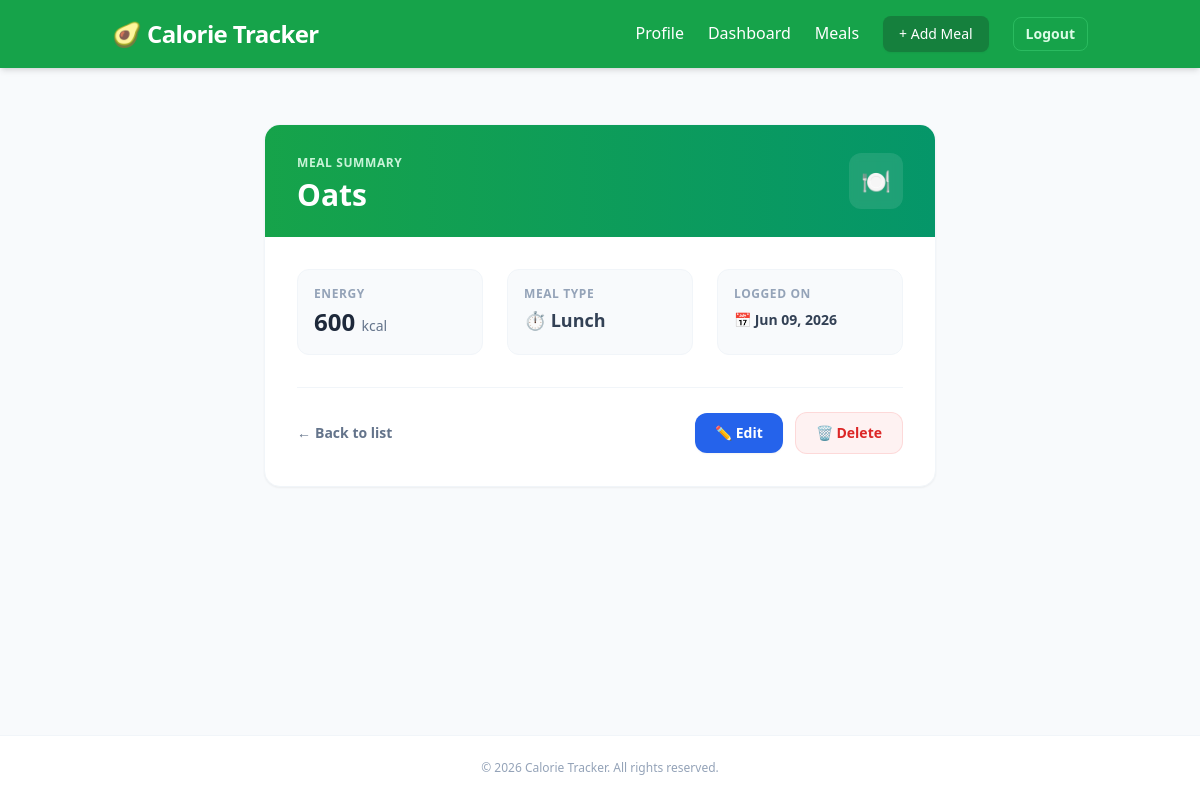
/meals/6 (signed in), run on the app's committed database.
### meals/models.py (models this page shows, shortened)
class FoodEntry(models.Model):
    MEAL_CHOICES = [
        ("Breakfast", "Breakfast"),
        ("Lunch", "Lunch"),
        ("Dinner", "Dinner"),
        ("Snack", "Snack"),
    ]
    user = models.ForeignKey(
        User,
        on_delete=models.CASCADE
    )
    food_name = models.CharField(max_length=100)
    calories = models.PositiveIntegerField()
    meal_type = models.CharField(
        max_length=20,
        choices=MEAL_CHOICES
    )
    date = models.DateField()
    created_at = models.DateTimeField(
        auto_now_add=True
    )

### meals/views.py (the view)
# urls.py: path("meals/<int:pk>", views.MealDetailView.as_view(), name="meal_detail"),
class MealDetailView(LoginRequiredMixin, DetailView):
    model = FoodEntry
    template_name = ("meals/meal_detail.html")
    context_object_name = "meal"
    def get_queryset(self):
        return FoodEntry.objects.filter(
            user=self.request.user
        )

### meals/templates/meals/meal_detail.html
{% extends 'meals/base.html' %}
{% block content %}
<div class="max-w-2xl mx-auto bg-white rounded-2xl shadow-sm border border-slate-100 overflow-hidden my-6">
    <div class="bg-gradient-to-r from-green-600 to-emerald-600 px-8 py-6 text-white flex justify-between items-center">
        <div>
            <span class="text-xs font-bold uppercase tracking-wider text-green-100 opacity-90">Meal Summary</span>
            <h1 class="text-3xl font-extrabold mt-1">{{ meal.food_name }}</h1>
        </div>
        <div class="bg-white/10 p-3 rounded-xl backdrop-blur-sm text-2xl">
            🍽️
        </div>
    </div>
    <div class="p-8">
        <div class="grid grid-cols-1 sm:grid-cols-3 gap-6 mb-8">
            <div class="bg-slate-50 p-4 rounded-xl border border-slate-100 transition hover:bg-slate-100/50">
                <p class="text-xs font-semibold text-slate-400 uppercase tracking-wider">Energy</p>
                <p class="text-2xl font-black text-slate-800 mt-1">
                    {{ meal.calories }} <span class="text-sm font-normal text-slate-500">kcal</span>
                </p>
            </div>
            <div class="bg-slate-50 p-4 rounded-xl border border-slate-100 transition hover:bg-slate-100/50">
                <p class="text-xs font-semibold text-slate-400 uppercase tracking-wider">Meal Type</p>
                <p class="text-lg font-bold text-slate-700 mt-1 capitalize">
                    ⏱️ {{ meal.meal_type }}
                </p>
            </div>
            <div class="bg-slate-50 p-4 rounded-xl border border-slate-100 transition hover:bg-slate-100/50">
                <p class="text-xs font-semibold text-slate-400 uppercase tracking-wider">Logged On</p>
                <p class="text-sm font-bold text-slate-700 mt-2">
                    📅 {{ meal.date|date:"M d, Y" }}
                </p>
            </div>
        </div>
        <hr class="border-slate-100 mb-6" />
        <div class="flex items-center justify-between">
            <a href="{% url 'meals_list' %}" class="text-sm font-semibold text-slate-500 hover:text-slate-800 transition duration-150 flex items-center space-x-1">
                <span>←</span> <span>Back to list</span>
            </a>
            <div class="flex items-center space-x-3">
                <a
                    href="{% url 'edit_meal' meal.id %}"
                    class="bg-blue-600 hover:bg-blue-700 text-white font-semibold px-5 py-2.5 rounded-xl shadow-sm hover:shadow transition duration-150 flex items-center text-sm"
                >
                    ✏️ Edit
                </a>
                <a
                    href="{% url 'delete_meal' meal.id %}"
                    class="bg-red-50 hover:bg-red-100 text-red-600 font-semibold px-5 py-2.5 rounded-xl transition duration-150 text-sm border border-red-200/60"
                >
                    🗑️ Delete
                </a>
            </div>
        </div>
    </div>
</div>
{% endblock %}

### data on the page
FoodEntry: food_name "Oats", calories "600", meal_type "Lunch", date "Jun 09, 2026"
